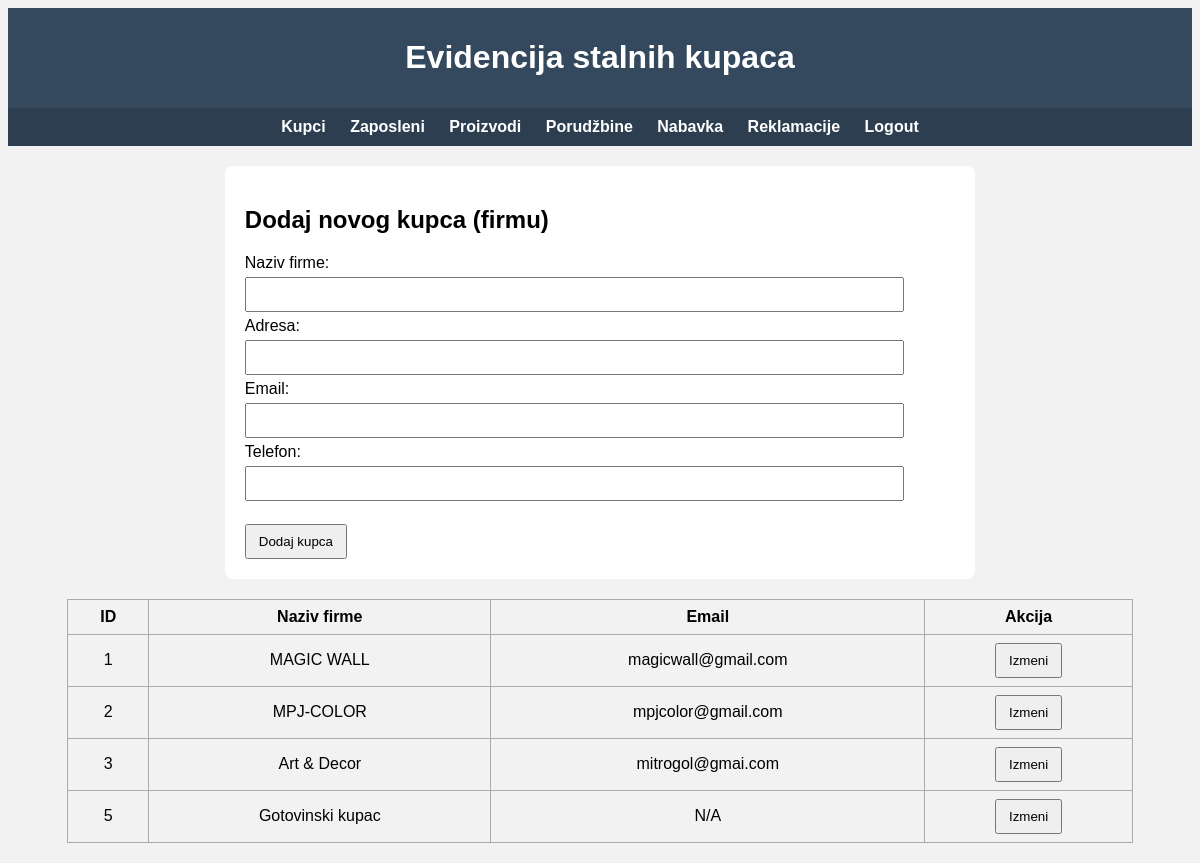
Page /kupac.php (signed in) on the committed database.
### tables this page shows
CREATE TABLE `kupac` (
  `id_kupca` int(11) NOT NULL,
  `naziv_firme` varchar(100) NOT NULL,
  `telefon` varchar(30) DEFAULT NULL,
  `email` varchar(100) DEFAULT NULL,
  `adresa` varchar(255) DEFAULT NULL
);

### kupac.php (the view, shortened to what this page needs)
<?php
require_once('konekcija.php');
?>
<!DOCTYPE html>
<html lang="sr">
<head>
</head>
<body>
<header>
    <h1>Evidencija stalnih kupaca</h1>
</header>
<nav>
<?php if (isset($_SESSION['id_zaposlenog'])): ?>
    <a href="kupac.php">Kupci</a>
    <a href="zaposleni.php">Zaposleni</a>
    <a href="proizvod.php">Proizvodi</a>
    <a href="porudzbina.php">Porudžbine</a>
    <a href="nabavka.php">Nabavka</a>
    <a href="reklamacija.php">Reklamacije</a>
    <a href="logout.php">Logout</a>
<?php else: ?>
    <a href="login.php">Login</a>
<?php endif; ?>
</nav>
<div class="box">
    <h2>Dodaj novog kupca (firmu)</h2>
    <form method="post">
        Naziv firme:<br>
        <input type="text" name="naziv_firme" required><br>
        Adresa:<br>
        <input type="text" name="adresa"><br>
        Email:<br>
        <input type="email" name="email"><br>
        Telefon:<br>
        <input type="text" name="telefon"><br><br>
        <button type="submit" name="create">Dodaj kupca</button>
    </form>
</div>
<?php
$result = mysqli_query($db, "SELECT * FROM kupac");
if ($result && mysqli_num_rows($result) > 0) {
    echo "<table>";
    echo "<tr><th>ID</th><th>Naziv firme</th><th>Email</th><th>Akcija</th></tr>";
    while ($row = mysqli_fetch_assoc($result)) {
        echo "<tr>
                <td>{$row['id_kupca']}</td>
                <td>{$row['naziv_firme']}</td>
                <td>{$row['email']}</td>
                <td>
                    <form method='get' action='kupac.php' style='display:inline;'>
                    <input type='hidden' name='edit' value='{$row['id_kupca']}'>
                    <button type='submit'>Izmeni</button>
                    </form>
                </td>
              </tr>";
    }
    echo "</table>";
}
?>
</body>
</html>

### kupac.php (style rules this page uses)
body { font-family: Arial; background:#f2f2f2; }
header, nav { text-align:center; color:white; padding:10px; }
header { background:#34495e; }
nav { background:#2c3e50; }
nav a { color:white; margin:0 10px; text-decoration:none; font-weight:bold; }
.box { background:white; width:60%; margin:20px auto; padding:20px; border-radius:8px; }
input { width:90%; padding:8px; margin:5px 0; }
button { padding:8px 12px; cursor:pointer; }
table { width:90%; margin:20px auto; border-collapse:collapse; }
th, td { border:1px solid #aaa; padding:8px; text-align:center; }

### rows in the picture
kupac: id_kupca "1", naziv_firme "MAGIC WALL", email "magicwall@gmail.com"
kupac: id_kupca "2", naziv_firme "MPJ-COLOR", email "mpjcolor@gmail.com"
kupac: id_kupca "3", naziv_firme "Art & Decor", email "mitrogol@gmai.com"
kupac: id_kupca "5", naziv_firme "Gotovinski kupac", email "N/A"
